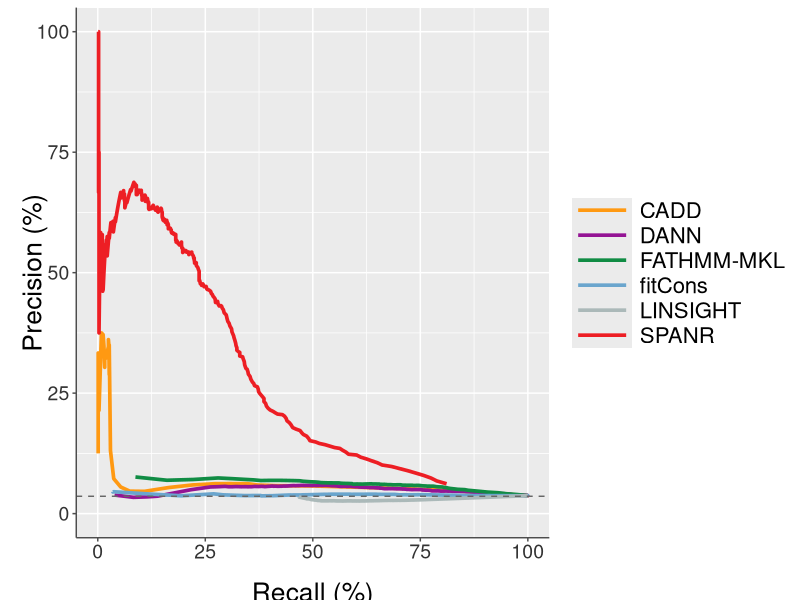
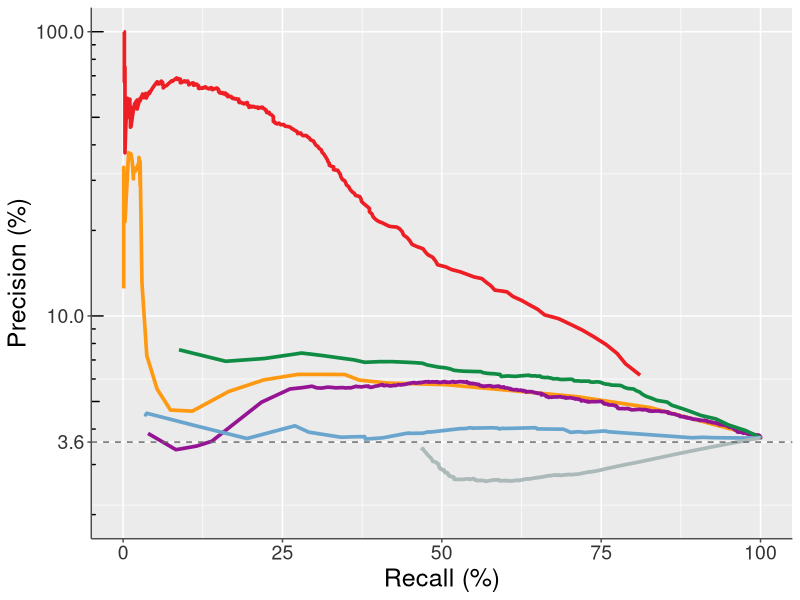
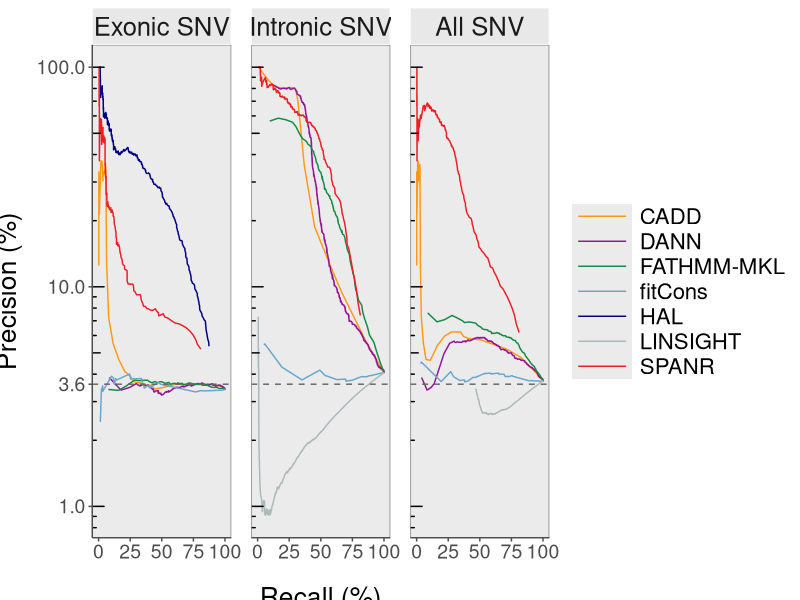
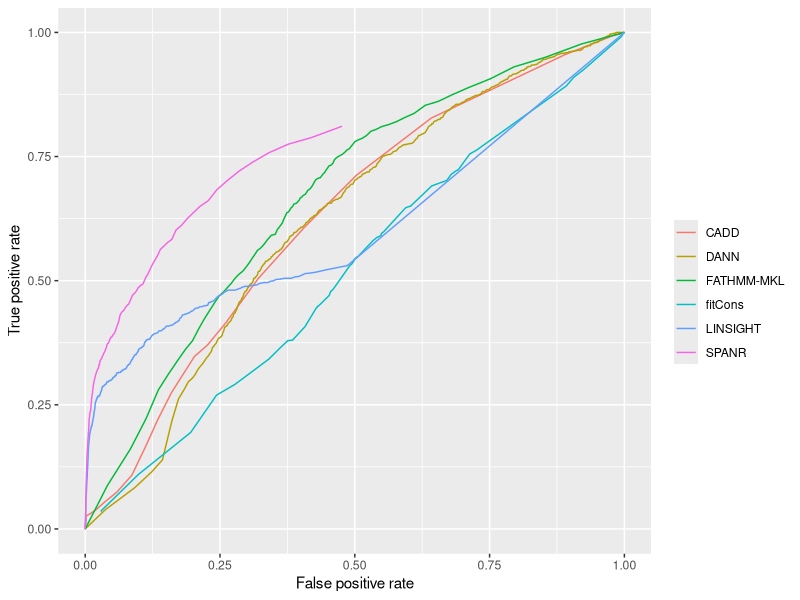
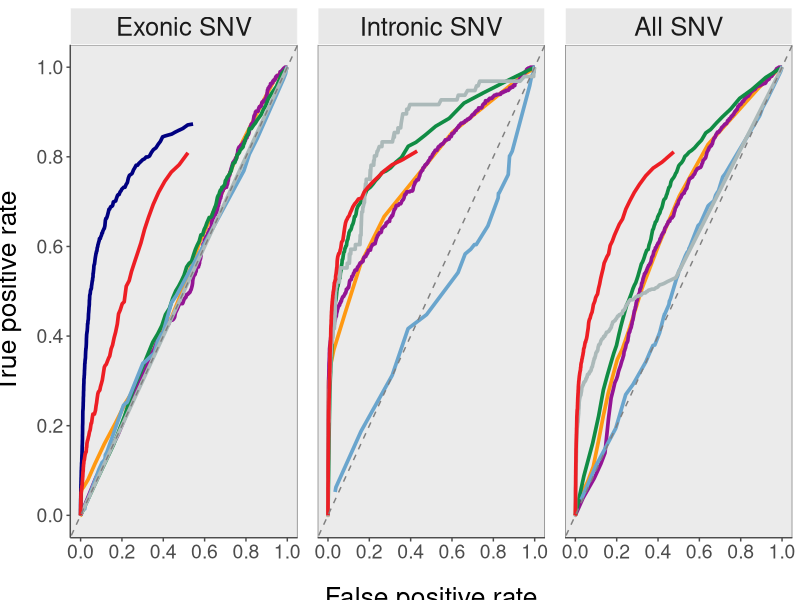
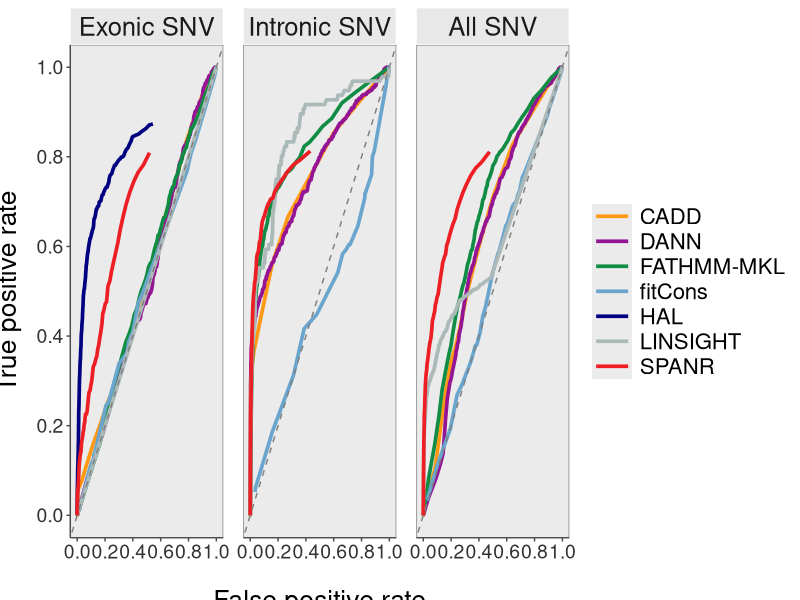
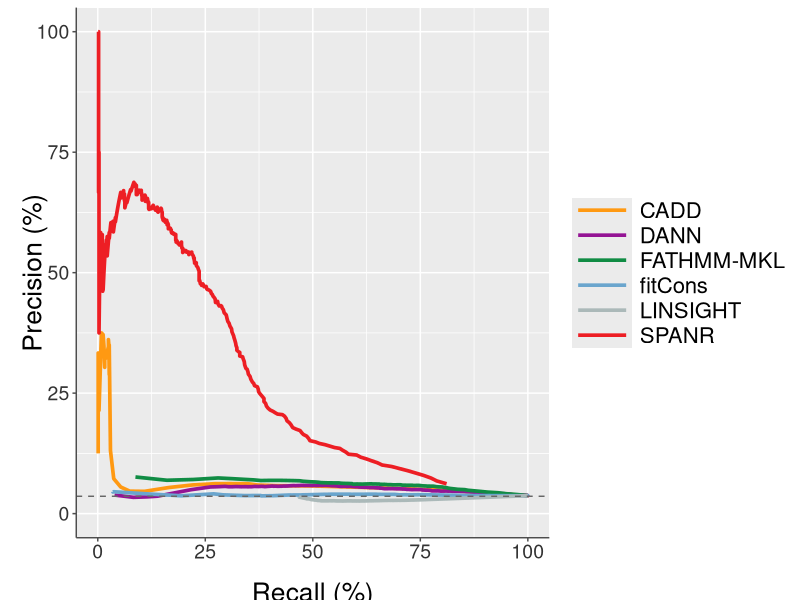
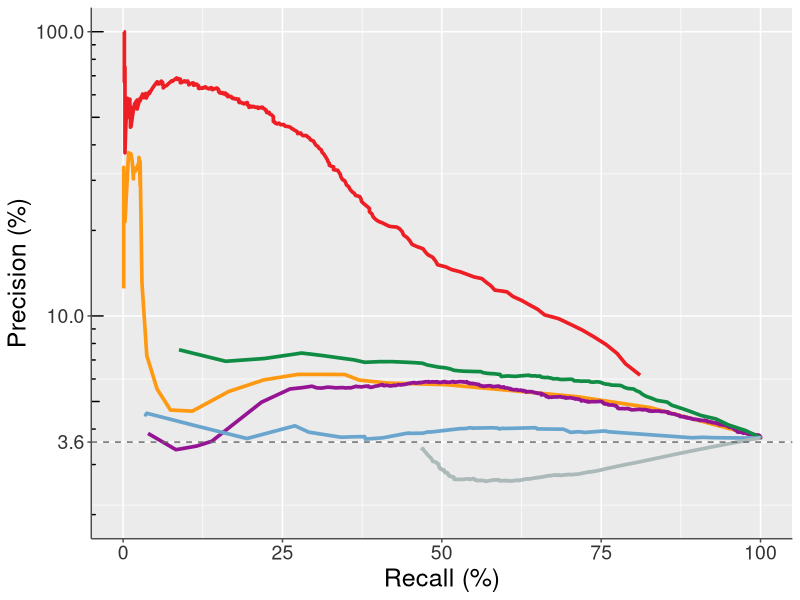

Source code (R) for these figures, in order:
### Graph PR and ROC curves for various external models ###

load_pkgs <- function(pkgs){
    new_pkgs <- pkgs[!(pkgs %in% installed.packages()[, 'Package'])]
    if(length(new_pkgs)) install.packages(new_pkgs)
    for(pkg in pkgs){
        suppressWarnings(suppressMessages(library(pkg, character.only = T)))
    }
}

pkgs <- c('dplyr', 'tidyr', 'ggplot2', 'cowplot', 'grid')
load_pkgs(pkgs)

options(stringsAsFactors = F, warn = -1, warnings = -1)

dir <- '../../figs/exac/'
plot_format_main <- '.png'
plot_format <- '.png'
hi_res <- 600
lo_res <- 300

color_cadd = '#FF9912'
color_dann = '#941494'
color_fathmm = '#108C44'
color_fitcons = '#6AA5CD'
color_linsight = '#ABB9B9'
color_spanr =  '#ED1E24'
color_hal = '#000080'

###############################################################################
# Precision-recall curves
###############################################################################
pr_curve_all <- 
  read.table('../../processed_data/exac/exac_models_pr_curves_all.txt', 
                           sep = '\t', header = T) %>% 
    filter(method != 'hal') %>% # only scores exonic variants
    mutate(type = 'all')

pr_curve_exon <- 
  read.table('../../processed_data/exac/exac_models_pr_curves_exon.txt', 
                            sep = '\t', header = T) %>% 
    mutate(type = 'exon')

pr_curve_intron <- 
  read.table('../../processed_data/exac/exac_models_pr_curves_intron.txt', 
                              sep = '\t', header = T) %>% 
    mutate(type = 'intron')

pr_curve_info <- bind_rows(pr_curve_all, pr_curve_exon) %>% 
    bind_rows(pr_curve_intron)

# all variants
pr_curve_all %>% 
    filter(method != 'fathmm_noncoding') %>% # pick one FATHMM score method
    mutate(method = factor(method, 
                           labels = c('CADD', 'DANN', 'FATHMM-MKL', 'fitCons', 
                                              'LINSIGHT', 'SPANR'))) %>% 
    ggplot(aes(recall, precision)) + 
    geom_line(aes(color = method), size = 1.25) + 
    # scale_y_log10() +
    # scale_y_log10(breaks = c(3.6, 10, 100), limits = c(2,100)) +
    # annotation_logticks(sides = 'l') +
    labs(x = 'Recall (%)', y = 'Precision (%)', color = '') +
    theme(
          axis.title.x = element_text(size = 19, vjust = -1.5),
          axis.title.y = element_text(size = 19, vjust = -1.5),
          axis.line.x = element_line(color = 'grey30'),
          axis.line.y = element_line(color = 'grey30'),
          axis.ticks = element_line(color = 'grey30'),
          axis.text = element_text(size = 14, color = 'grey20'),
          legend.justification = 'center',
          legend.direction = 'vertical',
          legend.title = element_blank(),
          legend.text = element_text(size = 16),
          legend.key.size = unit(0.5, 'lines'),
          legend.key.height = unit(0.25, "inch"),
          legend.key.width = unit(0.6, "inch")) +
    geom_hline(yintercept = 3.6, linetype = 'dashed', color = 'grey40') +
    scale_color_manual(values = c(color_cadd, color_dann, color_fathmm, 
                                color_fitcons, color_linsight, color_spanr))

ggsave(paste0(dir, 'exac_fig4E_exac_pr_curves_with_legend', 
              plot_format_main), 
       height = 4, width = 7, units = 'in', dpi = hi_res)
       

pr_curve_all %>% 
  filter(method != 'fathmm_noncoding') %>% # pick one FATHMM score method
  mutate(method = factor(method, 
                         labels = c('CADD', 'DANN', 'FATHMM-MKL', 'fitCons', 
                                            'LINSIGHT', 'SPANR'))) %>% 
  ggplot(aes(recall, precision)) + 
  geom_line(aes(color = method), size = 1.25) + 
  # scale_y_log10() +
  scale_y_log10(breaks = c(3.6, 10, 100), limits = c(2,100)) +
  annotation_logticks(sides = 'l') +
  labs(x = 'Recall (%)', y = 'Precision (%)', color = '') +
  theme(axis.title = element_text(size = 18),
        axis.text = element_text(size = 14, color = 'grey20'),
        axis.line.x = element_line(color = 'grey30'),
        axis.line.y = element_line(color = 'grey30'),
        axis.ticks = element_line(color = 'grey30'),
        legend.position = 'none') +
  geom_hline(yintercept = 3.6, linetype = 'dashed', color = 'grey40') +
  scale_color_manual(values = c(color_cadd, color_dann, color_fathmm, 
                                color_fitcons, color_linsight, color_spanr))

ggsave(paste0(dir, 'exac_fig4E_exac_pr_curves_no_legend', 
       plot_format_main), height = 4, width = 4, units = 'in', dpi = hi_res)

# split by intron/exon
pr_curve_info %>%
  filter(method != 'fathmm_noncoding') %>%# pick one FATHMM score method
  mutate(method = factor(method, labels = c('CADD', 'DANN', 'FATHMM-MKL', 
                                            'fitCons', 'HAL', 'LINSIGHT', 
                                            'SPANR')),
         type   = factor(type, levels = c('exon', 'intron', 'all'), 
                         labels = c('Exonic SNV', 'Intronic SNV', 'All SNV'))) %>%
    ggplot(aes(recall, precision)) + geom_line(aes(color = method)) +
    # scale_y_log10() +
    scale_y_log10(breaks = c(0.01, 0.1, 1, 3.6, 10, 100)) +
    annotation_logticks(sides = 'l') +
    facet_grid(~ type) +
    scale_color_manual(values = c(color_cadd, color_dann, color_fathmm, 
                                color_fitcons, color_hal, color_linsight, color_spanr)) +
  labs(x = 'Recall (%)', y = 'Precision (%)', color = '') +
  geom_hline(yintercept = 3.6, linetype = 'dashed', color = 'grey40') +
  theme(strip.text = element_text(size = 18.5),
        strip.background = element_rect(fill = "#E8E8E8", color = "white"),
        panel.grid = element_blank(),
        panel.spacing = unit(1, "lines"),
        panel.border = element_rect(fill = NA, color = 'grey50'),
        axis.title.y = element_text(size = 19, vjust = 2.75),
        axis.title.x = element_text(size = 19, vjust = -2.25),
        axis.text.y = element_text(size = 14, color = 'grey30'),
        axis.text.x = element_text(size = 14, color = 'grey30'),
        axis.line.y = element_line(color = 'grey30'),
        axis.line.x = element_line(color = 'grey30'),
        axis.ticks = element_line(color = 'grey30'),
        legend.justification = 'center',
        legend.direction = 'vertical',
        legend.title = element_blank(),
        legend.text = element_text(size = 16),
        legend.key.size = unit(0.5, 'lines'),
        legend.key.height = unit(0.25, "inch"),
        legend.key.width = unit(0.6, "inch")) +
  guides(colour = guide_legend(override.aes = list(size = 3)))

ggsave(paste0(dir, 'exac_fig4E_exac_pr_curves_type', plot_format), 
       height = 4.5, width = 12, units = 'in', dpi = lo_res)

###############################################################################
# ROC curves
###############################################################################
roc_curve_all <- 
  read.table('../../processed_data/exac/exac_models_roc_curves_all.txt', 
                            sep = '\t', header = T) %>% 
    filter(method != 'hal') %>% 
    mutate(type = 'all')

roc_curve_exon <- 
  read.table('../../processed_data/exac/exac_models_roc_curves_exon.txt', 
                             sep = '\t', header = T) %>% 
    mutate(type = 'exon')

roc_curve_intron <- 
  read.table('../../processed_data/exac/exac_models_roc_curves_intron.txt', 
                               sep = '\t', header = T) %>% 
    mutate(type = 'intron')

roc_curve_info_main <- bind_rows(roc_curve_all, roc_curve_exon) %>% 
    bind_rows(roc_curve_intron) %>%
    filter(method != 'fathmm_noncoding') %>%
    mutate(method = factor(method, labels = c('CADD', 'DANN', 'FATHMM-MKL', 
                                            'fitCons', 'HAL', 'LINSIGHT', 
                                            'SPANR')),
           type   = factor(type, levels = c('exon', 'intron', 'all'), 
                       labels = c('Exonic SNV', 'Intronic SNV', 'All SNV'))) 
                                                                                     
roc_curve_all %>% 
    filter(method != 'fathmm_noncoding') %>% # pick one FATHMM score method
    mutate(method = factor(method, labels = c('CADD', 'DANN', 'FATHMM-MKL', 
                                              'fitCons', 'LINSIGHT', 'SPANR'))) %>% 
    ggplot(aes(false_positive_rate, true_positive_rate)) + 
    geom_line(aes(color = method)) +
    labs(color = '', x = 'False positive rate', y = 'True positive rate')

# split by intron/exon
ggplot(roc_curve_info_main, aes(false_positive_rate, true_positive_rate)) + 
    geom_line(aes(color = method), size = 1.25) +
    geom_abline(intercept = 0, linetype = 'dashed', color = 'grey50') +
    facet_grid( ~ type) +
    theme(strip.text = element_text(size = 18.5),
          strip.background = element_rect(fill = "#E8E8E8", color = "white"),
          panel.grid = element_blank(),
          panel.spacing = unit(1, "lines"),
          panel.border = element_rect(fill = NA, color = 'grey50'),
          axis.title.y = element_text(size = 19, vjust = 2.75),
          axis.title.x = element_text(size = 19, vjust = -2.25),
          axis.text.y = element_text(size = 14, color = 'grey30'),
          axis.text.x = element_text(size = 14, color = 'grey30'),
          axis.line.y = element_line(color = 'grey30'),
          axis.line.x = element_line(color = 'grey30'),
          axis.ticks = element_line(color = 'grey30'),
          legend.position = 'none',
          legend.justification = 'center',
          legend.direction = 'vertical',
          legend.title = element_blank(),
          legend.text = element_text(size = 16),
          legend.key.size = unit(0.5, 'lines'),
          legend.key.height = unit(0.2, "inch"),
          legend.key.width = unit(0.4, "inch")
    ) +
    labs(x = 'False positive rate', y = 'True positive rate') +
    scale_color_manual(values = c(color_cadd, color_dann, color_fathmm, 
                                  color_fitcons, color_hal, 
                                  color_linsight, color_spanr)) +
    scale_y_continuous(breaks = c(0, 0.2, 0.4, 0.6, 0.8, 1.0)) +
    scale_x_continuous(breaks = c(0, 0.2, 0.4, 0.6, 0.8, 1.0)) +
    guides(colour = guide_legend(override.aes = list(size = 3)))
    
ggsave(paste0(dir, 'exac_fig4E_exac_roc_curves_type_no_legend', plot_format_main), 
       height = 4, width = 10, units = 'in', dpi = hi_res)

# Legend
ggplot(roc_curve_info_main, aes(false_positive_rate, true_positive_rate)) + 
  geom_line(aes(color = method), size = 1.25) +
  geom_abline(intercept = 0, linetype = 'dashed', color = 'grey50') +
  facet_grid( ~ type) +
  theme(strip.text = element_text(size = 18.5),
        strip.background = element_rect(fill = "#E8E8E8", color = "white"),
        panel.grid = element_blank(),
        panel.spacing = unit(1, "lines"),
        panel.border = element_rect(fill = NA, color = 'grey50'),
        axis.title.y = element_text(size = 19, vjust = 2.75),
        axis.title.x = element_text(size = 19, vjust = -2.75),
        axis.text.y = element_text(size = 14, color = 'grey20'),
        axis.text.x = element_text(size = 14, color = 'grey20'),
        axis.line.y = element_line(color = 'grey30'),
        axis.line.x = element_line(color = 'grey30'),
        axis.ticks = element_line(color = 'grey30'),
        legend.position = 'right',
        legend.justification = 'center',
        legend.direction = 'vertical',
        legend.title = element_blank(),
        legend.text = element_text(size = 16),
        legend.key.size = unit(0.5, 'lines'),
        legend.key.height = unit(0.25, "inch"),
        legend.key.width = unit(0.4, "inch")
  ) +
  labs(x = 'False positive rate', y = 'True positive rate') +
  scale_color_manual(values = c(color_cadd, color_dann, color_fathmm, 
                                color_fitcons, color_hal, 
                                color_linsight, color_spanr)) +
  scale_y_continuous(breaks = c(0, 0.2, 0.4, 0.6, 0.8, 1.0)) +
  scale_x_continuous(breaks = c(0, 0.2, 0.4, 0.6, 0.8, 1.0)) +
  guides(colour = guide_legend(override.aes = list(size = 3)))


ggsave(paste0(dir, 'exac_fig4E_exac_roc_curves_type_legend', plot_format_main),
       height = 4, width = 12, units = 'in', dpi = hi_res)
